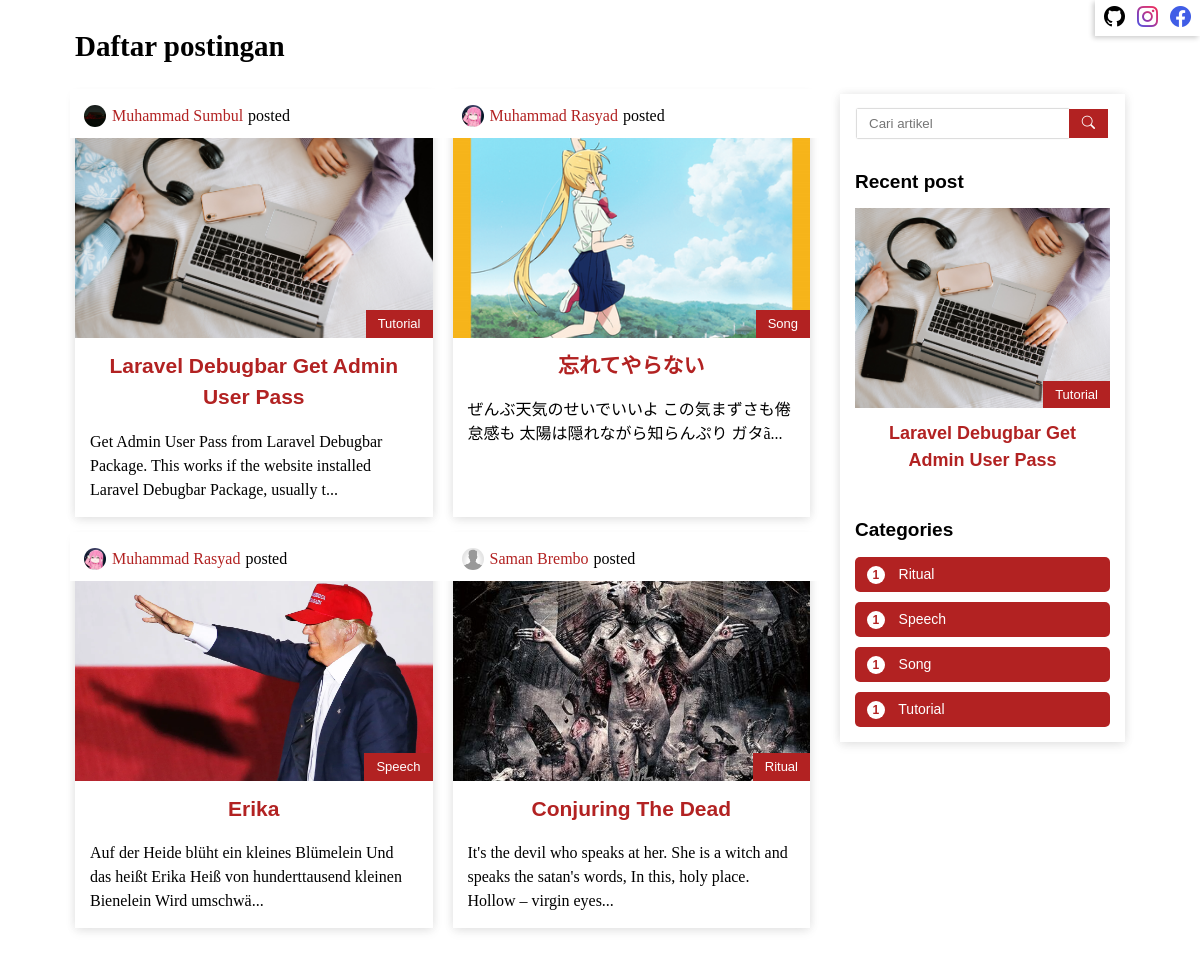
The page / on the database its author committed.
### tables this page shows
CREATE TABLE `posts` (
  `id` int(11) NOT NULL,
  `id_user` int(11) NOT NULL,
  `title` varchar(255) NOT NULL,
  `post` text NOT NULL,
  `category` varchar(70) NOT NULL,
  `image` varchar(70) NOT NULL
);

CREATE TABLE `members` (
  `id` int(11) NOT NULL,
  `nama` varchar(150) NOT NULL,
  `email` varchar(100) NOT NULL,
  `username` varchar(100) NOT NULL,
  `password` varchar(255) NOT NULL,
  `image` varchar(90) NOT NULL
);

### conn.php (called while the page is built)
<?php
$host = "localhost";
$user = "root";
$pass = "";
$db = "simpleblog";
$conn = mysqli_connect($host, $user, $pass, $db);
function query($query) {
    global $conn;
    $result = mysqli_query($conn, $query);
    $rows = [];
    while($row = mysqli_fetch_assoc($result)) {
        $rows[] = $row;
    }
    return $rows;
}
?>

### index.php (the view, shortened to what this page needs)
<?php
require "conn.php";
if(isset($_GET["src"])) {
    $search = $_GET["src"];
    $keyword = "SELECT * FROM posts
                WHERE
                title LIKE '%$search%' OR
                post LIKE '%$search%' OR
                category LIKE '%$search%'
                ORDER BY id DESC";
    $query = query($keyword);
} else {
    $query = query("SELECT * FROM posts ORDER BY id DESC");
}
$post = query("SELECT * FROM posts ORDER BY id DESC");
?>
<!DOCTYPE html>
<html lang="en">
<head>
    <link rel="stylesheet" href="https://cdn.jsdelivr.net/npm/bootstrap-icons@1.10.3/font/bootstrap-icons.css">
    <link rel="stylesheet" href="assets/css/style.css?ts=<?=time()?>&quot">
</head>
<body>
    <div class="corner-links">
        <a href="https://github.com/nastar-id" target="_blank" rel="noopener noreferrer"><i class="bi bi-github"></i></a>
        <a href="https://instagram.com/rasyad173" target="_blank" rel="noopener noreferrer"><i class="bi bi-instagram"></i></a>
        <a href="https://www.facebook.com/profile.php?id=100055993891162" target="_blank" rel="noopener noreferrer"><i class="bi bi-facebook"></i></a>
    </div>
    <div class="container">
        <h1 style="margin-top: 25px; font-size: 29px;">Daftar postingan</h1>
        <div class="blog">
            <div class="side-section">
                <div class="search-bar">
                    <form method="get">
                        <input type="text" name="src" size="20" placeholder="Cari artikel" autocomplete="off">
                        <button type="submit"><i class="bi bi-search"></i></button>
                    </form>
                </div>
                <div class="recent-post">
                    <h2>Recent post</h2>
                    <div class="post-info" style="box-shadow: none;">
                        <a href="blog.php?id=<?= $post[0]["id"]; ?>">
                            <div class="img-wrap">
                                <img src="user/uploads/<?= $post[0]["image"]; ?>">
                                <div class="category"><?= $post[0]["category"]; ?></div>
                            </div>
                        </a>
                        <div class="post-title" style="font-size: 18px; padding-bottom: 12px;">
                            <a href="blog.php?id=<?= $post[0]["id"]; ?>"><?= $post[0]["title"]; ?></a>
                        </div>
                    </div>
                </div>
                <div class="categories">
                    <h2>Categories</h2>
                    <div id="cat">
                        <?php
                        $category = query("SELECT DISTINCT category FROM posts");
                        foreach($category as $cat):
                            $cat = $cat["category"];
                            $cate = query("SELECT category FROM posts WHERE category ='$cat'");
                            foreach($cate as $kategori)
                            ?>
                            <a href="?src=<?= $kategori["category"]; ?>">
                                <div class="cat">
                                    <span class="total"><?= count($cate); ?></span>
                                    <span class="cat-name"><?= $kategori["category"]; ?></span>
                                </div>
                            </a>
                        <?php endforeach; ?>
                    </div>
                </div>
            </div>
            <div class="posts">
                <?php
                foreach($query as $data):
                $user_id = $data["id_user"];
                $user = query("SELECT nama, image FROM members WHERE id = $user_id")[0];
                $post_preview = (strlen($data["post"]) > 125)
                                ? substr($data["post"], 0, 125)."..."
                                : $data["post"];
                ?>
                <div class="post-info">
                    <div class="post-header">
                        <div class="name">
                            <img src="user/images/<?= $user["image"]; ?>" class="profile-thumb"><?= $user["nama"]; ?>
                        </div> <span style="margin-left: 5px;">posted</span>
                    </div>
                    <a href="blog.php?id=<?= $data["id"]; ?>">
                        <div class="img-wrap">
                            <img src="user/uploads/<?= $data["image"]; ?>">
                            <div class="category"><?= $data["category"]; ?></div>
                        </div>
                    </a>
                    <div class="post-title">
                        <a href="blog.php?id=<?= $data["id"]; ?>"><?= $data["title"]; ?></a>
                    </div>
                    <div class="content-preview">
                        <p><?= $post_preview; ?></p>
                    </div>
                </div>
                <?php endforeach; ?>
            </div>
        </div>
    </div>
</body>
</html>

### assets/css/style.css (style rules this page uses)
* { padding: 0; margin: 0; box-sizing: border-box; }
body, p { line-height: 1.5; }
h1 { font-size: 1.91rem; }
h2 { font-size: 1.77rem; }
a { color: firebrick; text-decoration: none; }
.container { width: min(100% - 1rem, 1050px); margin-inline: auto; }
.corner-links { position: fixed; top: 0; right: 0; display: flex; justify-content: space-between; width: 105px; padding: 2px 9px; background-color: #fff; box-shadow: -2px 2px 5px rgba(0,0,0,0.2); font-size: 21px; z-index: 100; }
.corner-links a:first-child { color: #000; }
.corner-links a:nth-child(2) { background: -webkit-linear-gradient(45deg, #405de6, #5851db, #833ab4, #c13584, #e1306c, #fd1d1d); -webkit-background-clip: text; -webkit-text-fill-color: transparent; }
.corner-links a:last-child { color: #405de6; }
.profile-thumb { height: 35px; width: 37px; border-radius: 25px; }
.blog { display: flex; justify-content: space-between; align-items: flex-start; gap: 20px; margin-bottom: 40px; }
.side-section { position: sticky; top: 15px; padding: 15px; margin-top: 25px; box-shadow: 0 5px 10px rgba(0,0,0,0.05), 2px 0 10px rgba(0,0,0,0.05), -2px 0 10px rgba(0,0,0,0.05); order: 2; width: 285px; }
.side-section h2 { margin-bottom: 12px; font-size: 19px; font-family: sans-serif; }
.side-section .search-bar { width: 100%; margin: auto; }
.side-section form { display: flex; justify-content: center; }
.search-bar form input { border: 0; outline: 0; box-shadow: 0px 0px 1.5px rgba(0,0,0,0.5); padding: 6px 12px; width: 83%; }
.search-bar form button { background-color: firebrick; color: #fff; border: 1.5px solid firebrick; padding: 6px 12px; }
.categories #cat a:not(:first-child) { display: block; margin-top: 10px; }
.categories .cat { background-color: firebrick; color: #fff; padding: 7px 12px; border-radius: 5px; font-family: sans-serif; font-size: 14px; }
.categories .cat .total { background-color: #fff; color: firebrick; padding: 2px 5.5px; border-radius: 50%; margin-right: 10px; text-align: center; font-size: 12px; font-weight: 600; }
.recent-post, .categories { margin-top: 30px; }
.posts { display: grid; grid-template-columns: repeat(auto-fit, minmax(270px, 1fr)); gap: 20px; width: 70%; margin-top: 25px; order: 1; }
.post-info { background-color: #fff; box-shadow: 0 5px 10px rgba(0,0,0,0.05), 2px 0 10px rgba(0,0,0,0.05), -2px 0 10px rgba(0,0,0,0.05); }
.post-header { position: relative; display: flex; align-items: center; padding: 10px 0; padding-left: 14px; width: calc(100% + 20px); background-color: #fff; transform: translateX(-5px); }
.post-header::before { position: absolute; content: ""; top: -5px; left: 0; width: 100%; height: 5px; background-color: #fff; }
.post-header .profile-thumb { width: 22px; height: 22px; margin-right: 6px; }
.post-header .name { display: flex; align-items: center; color: firebrick; }
.post-title { padding: 0 12px; font-size: 21px; font-family: sans-serif; font-weight: 600; text-align: center; margin-top: 12px; margin-bottom: 12px; }
.post-info .img-wrap { position: relative; height: 200px; width: 100%; overflow: hidden; }
.post-info .img-wrap .category { position: absolute; bottom: 0; right: 0; z-index: 20; background-color: firebrick; padding: 4px 12px; color: #fff; font-family: sans-serif; font-size: 13px; }
.post-info .img-wrap img { width: 100%; height: 100%; object-fit: cover; transition: .4s; }
.content-preview { padding: 5px 15px 15px 15px; }

### rows shown on the page
posts: image (picture), category "Tutorial", title "Laravel Debugbar Get Admin User Pass", id_user.image (picture), id_user.nama "Muhammad Sumbul", post "Get Admin User Pass from Laravel Debugbar Package. This works if the website installed Laravel Debugbar Package, usually t..."
posts: id_user.image (picture), id_user.nama "Muhammad Rasyad", image (picture), category "Song", title "忘れてやらない", post "ぜんぶ天気のせいでいいよ この気まずさも倦怠感も 太陽は隠れながら知らんぷり ガタã..."
posts: id_user.image (picture), id_user.nama "Muhammad Rasyad", image (picture), category "Speech", title "Erika", post "Auf der Heide blüht ein kleines Blümelein Und das heißt Erika Heiß von hunderttausend kleinen Bienelein Wird umschwä..."
posts: id_user.image (placeholder picture), id_user.nama "Saman Brembo", image (picture), category "Ritual", title "Conjuring The Dead", post "It's the devil who speaks at her. She is a witch and speaks the satan's words, In this, holy place. Hollow – virgin eyes..."

### other values the page prints
count($cate) "1"
$kategori["category"] "Ritual"
$kategori["category"] "Speech"
$kategori["category"] "Song"
$kategori["category"] "Tutorial"
